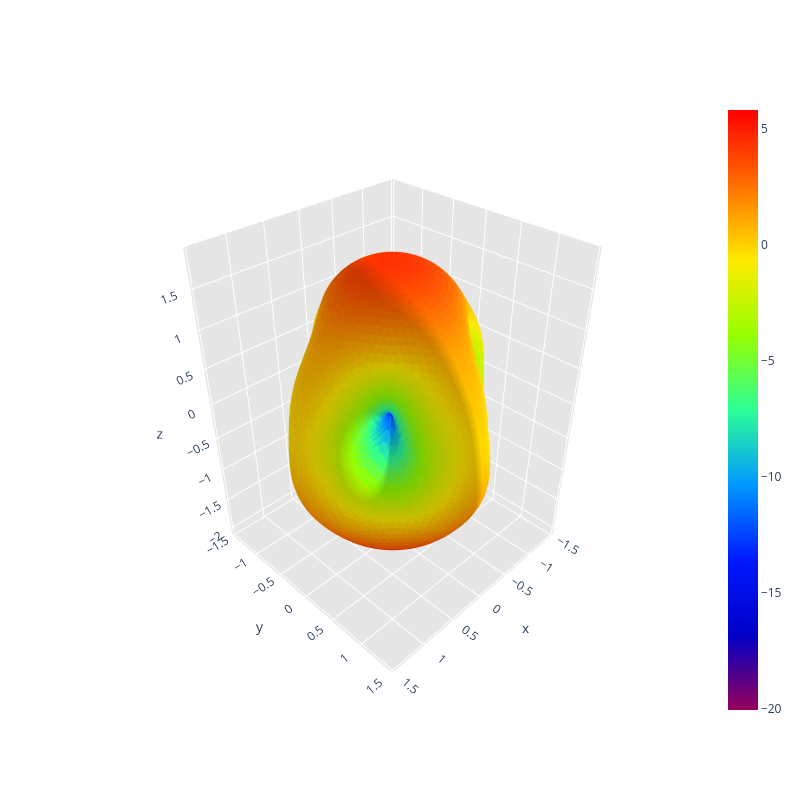

Notebook code for this chart:
### Code cell
print("Calculating radiation intensity distribution over sphere surface...")
radiation_intensity_distribution_over_sphere_surface(path, save_image=False)

### Figure 1 — Plotly figure (JSON) as saved in the notebook; plotly's stock layout.template omitted (floating-point values rounded to 4 significant figures; data arrays with more than 128 entries replaced by an {"elided": "..."} marker saying what was removed)
{"data": [{"facecolor": {"elided": "10296 str values"}, "i": {"elided": "10296 int values"}, "j": {"elided": "10296 int values"}, "k": {"elided": "10296 int values"}, "name": "", "type": "mesh3d", "x": {"elided": "5150 float values"}, "y": {"elided": "5150 float values"}, "z": {"elided": "5150 float values"}}, {"hoverinfo": "none", "marker": {"color": [-20.03, 5.805], "colorscale": [[0, "rgb(150, 0, 90)"], [0.125, "rgb(0, 0, 200)"], [0.25, "rgb(0, 25, 255)"], [0.375, "rgb(0, 152, 255)"], [0.5, "rgb(44, 255, 150)"], [0.625, "rgb(151, 255, 0)"], [0.75, "rgb(255, 234, 0)"], [0.875, "rgb(255, 111, 0)"], [1, "rgb(255, 0, 0)"]], "showscale": true, "size": 0.1}, "mode": "markers", "showlegend": false, "type": "scatter3d", "x": [1.139e-16], "y": [-2.791e-32], "z": [1.861]}], "layout": {"height": 800, "scene": {"aspectratio": {"x": 0.7431, "y": 0.7418, "z": 1}, "xaxis": {"backgroundcolor": "rgb(230, 230, 230)", "gridcolor": "rgb(255, 255, 255)", "showbackground": true, "zerolinecolor": "rgb(255, 255, 255)"}, "yaxis": {"backgroundcolor": "rgb(230, 230, 230)", "gridcolor": "rgb(255, 255, 255)", "showbackground": true, "zerolinecolor": "rgb(255, 255, 255)"}, "zaxis": {"backgroundcolor": "rgb(230, 230, 230)", "gridcolor": "rgb(255, 255, 255)", "showbackground": true, "zerolinecolor": "rgb(255, 255, 255)"}}, "title": {"text": ""}, "width": 800}}
